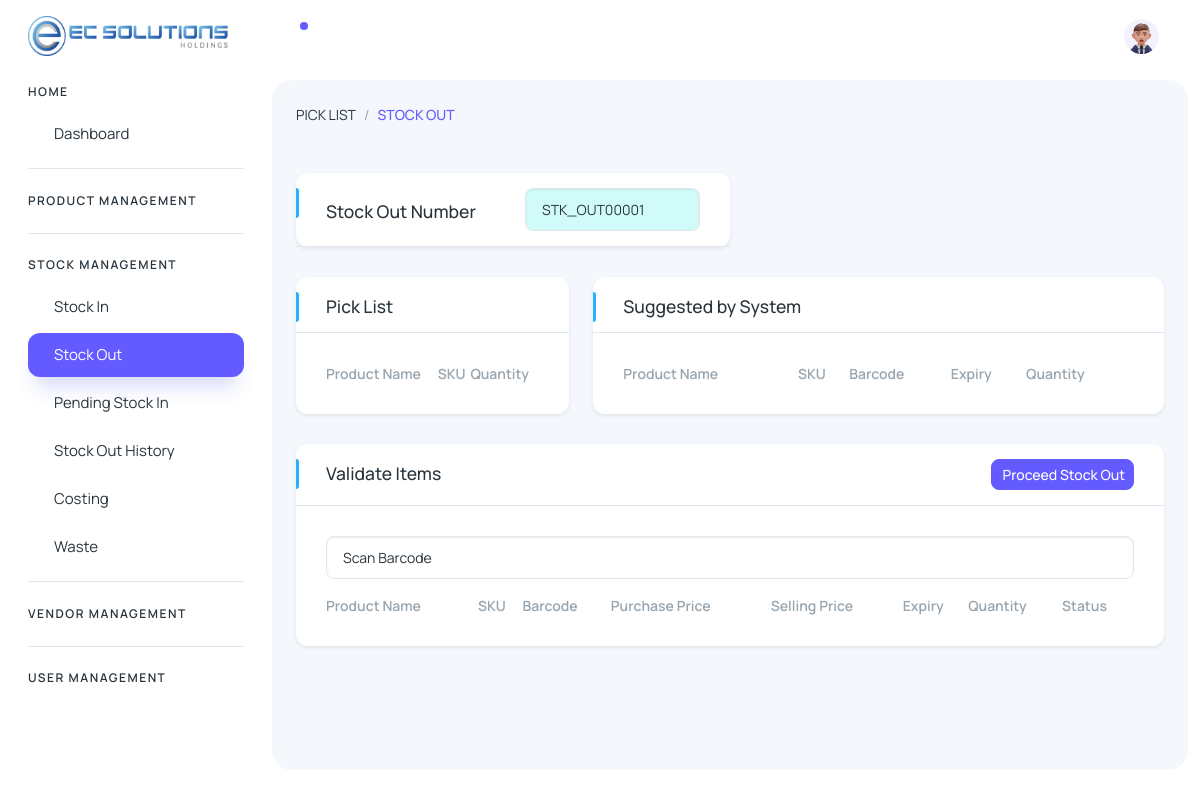
/index.php?route=validate-stockout (signed in), run on an earlier commit of the app's database.
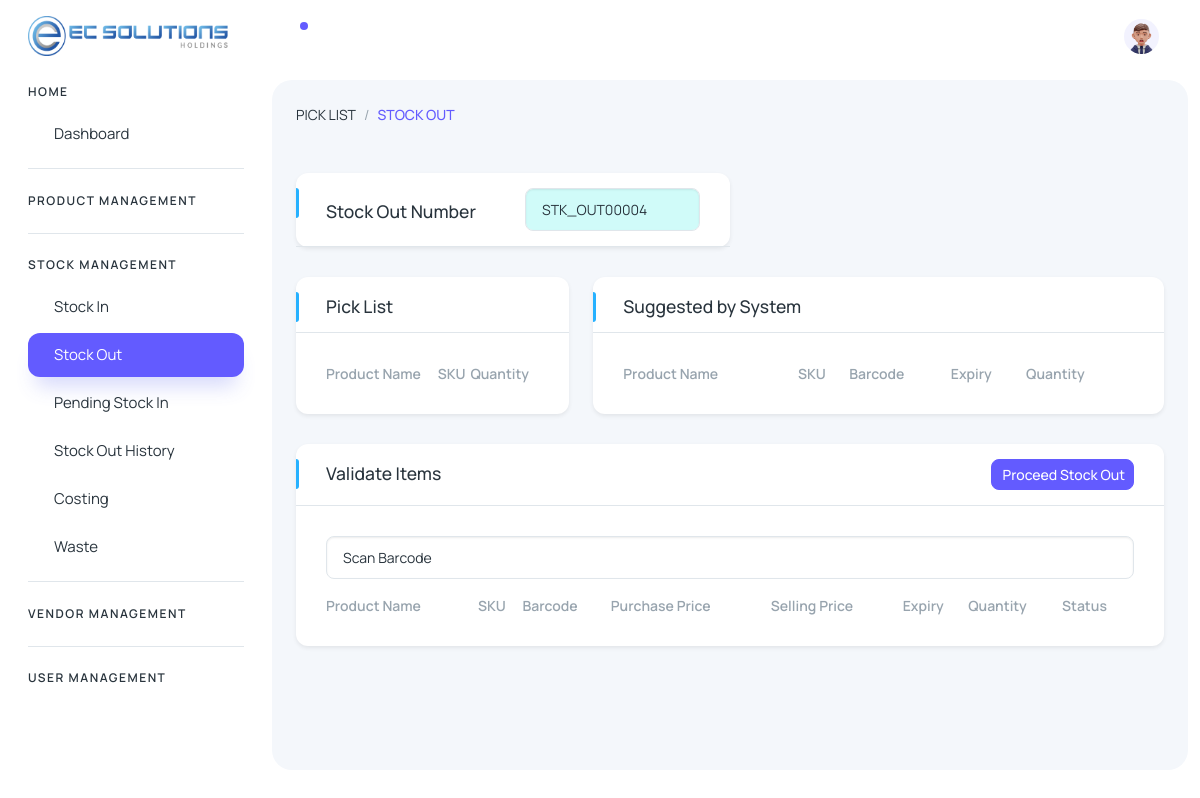
And on a later commit of the database.
### tables this page shows
CREATE TABLE `stockout_history` (
  `id` int(11) NOT NULL,
  `series_number` varchar(255) DEFAULT NULL,
  `date` timestamp NULL DEFAULT current_timestamp(),
  `isAdded` tinyint(4) DEFAULT NULL
);

### index.php (called while the page is built)
<?php
  require_once 'config.php';
  require_once 'admin/process/function.php';
  include("header.php");
?>
<?php
 include("route.php");
?>
<?php
 include("footer.php");
?>

### admin/process/function.php (called while the page is built, shortened)
<?php
    function userHasPermission ($pdo, $userId, $permissionName){
        try {
        $sql = "SELECT
        a.permission_name
        FROM permissions a
        JOIN role_permissions b ON b.permission_id = a.id
        JOIN roles c ON c.id = b.role_id
        JOIN users d ON d.role_id = c.id
        WHERE d.id = :user_id AND a.permission_name = :permission_name";
        $stmt = $pdo->prepare($sql);
        $stmt->execute(['user_id'=> $userId, 'permission_name'=>$permissionName]);
        return $stmt->fetch() !==false;
        }catch(PDOException $e){
            echo "Error: " . $e->getMessage();
            return array();
        }
    }
    function getStockOutNumber($pdo) {
        try {
            $query = "SELECT series_number FROM stockout_history ORDER BY series_number DESC LIMIT 1";
            $stmt = $pdo->prepare($query);
            $stmt->execute();
            if ($stmt->rowCount() > 0) {
                $last_series_number = $stmt->fetchColumn();
                $numeric_part = intval(substr($last_series_number, 7)) + 1;
                $new_series_number = 'STK_OUT' . str_pad($numeric_part, 5, '0', STR_PAD_LEFT);
            } else {
                $new_series_number = 'STK_OUT00001';
            }
            return $new_series_number;
        } catch(PDOException $e) {
            echo "Error: " . $e->getMessage();
            return null;
        }
    }
?>

### admin/views/stock-management/validate_stockout.php (the view, shortened to what this page needs)
<?php
$last_series_number = getStockOutNumber($pdo);
?>
<?php if(userHasPermission($pdo, $_SESSION["user_id"], 'manage_stockout')){?>
<div class="body-wrapper-inner">
<div class="container-fluid" style="max-width: 100% !important;">
    <div class="col-lg-6">
        <div class="d-flex">
          <div class="d-flex justify-content-center align-items-center">
            <a href="index.php?route=stock-out" class="text-uppercase">Pick List</iconify-icon></a>
          </div>
          <div class="d-flex justify-content-center align-items-center px-2">
            /
          </div>
          <div class="d-flex justify-content-center align-items-center">
            <a href="index.php?route=validate-stockout" class="text-uppercase text-primary fw-bold">Stock Out</a>
          </div>
        </div>
    </div>
  </div>
  <div class="container-fluid" style="max-width: 100% !important;">
    <div class="card shadow-sm w-50">
          <div class="card-header bg-transparent border-bottom">
            <div class="row align-items-center">
              <div class="col">
                <h5 class="mt-1 mb-0">Stock Out Number</h5>
              </div>
              <div class="col">
                <input type="text" class="form-control bg-secondary-subtle" id="stockOutNumber" value="<?php echo $last_series_number;?>" readonly>
              </div>
            </div>
          </div>
    </div>
    <div class="row">
    <div class="col-lg-4">
        <div class="card shadow-sm">
        <div class="card-header bg-transparent border-bottom">
            <div class="row">
            <div class="col">
                <h5 class="mt-1 mb-0">Pick List</h5>
            </div>
            </div>
        </div>
        <div class="card-body">
                <table id="picklistTable" class="display" style="width:100%">
                    <thead>
                        <tr>
                            <th>Product Name</th>
                            <th>SKU</th>
                            <th>Quantity</th>
                        </tr>
                    </thead>
                </table>
        </div>
        </div>
    </div>
    <div class="col-lg-8">
        <div class="card shadow-sm">
        <div class="card-header bg-transparent border-bottom">
            <div class="row">
            <div class="col">
                <h5 class="mt-1 mb-0">Suggested by System</h5>
            </div>
            </div>
        </div>
        <div class="card-body">
            <table id="suggestedItemsTable" class="display" style="width:100%">
                <thead>
                    <tr>
                        <th>Product Name</th>
                        <th>SKU</th>
                        <th>Barcode</th>
                        <th>Expiry</th>
                        <th>Quantity</th>
                    </tr>
                </thead>
            </table>
        </div>
        </div>
    </div>
    <div class="col-lg-12">
        <div class="card shadow-sm">
            <div class="card-header bg-transparent border-bottom">
                <div class="row">
                <div class="col">
                    <h5 class="mt-1 mb-0">Validate Items</h5>
                </div>
                <div class="col">
                    <button class="btn btn-primary btn-sm float-end fs-3" id="proceedStockOut"><iconify-icon icon="healthicons:stock-out" width="20" height="20"></iconify-icon>&nbsp;Proceed Stock Out</button>
                </div>
                </div>
            </div>
            <div class="card-body">
                <input type="text" id="barcodeInput" placeholder="Scan Barcode" class="form-control mb-3">
                <table id="validateItemTable" class="display" style="width:100%">
                    <thead>
                        <tr>
                            <th>Product Name</th>
                            <th>SKU</th>
                            <th>Barcode</th>
                            <th>Purchase Price</th>
                            <th>Selling Price</th>
                            <th>Expiry</th>
                            <th>Quantity</th>
                            <th>Status</th>
                        </tr>
                    </thead>
                </table>
            </div>
        </div>
    </div>
    </div>
  </div>
</div>
<?php }?>

### header.php (shortened to what this page needs)
<?php
$route = $_GET['route'] ?? 'home';
?>
<!doctype html>
<html lang="en">
<head>
  <link rel="stylesheet" href="assets/css/styles.min.css" />
  <link rel="stylesheet" href="assets/css/table.css">
  <link rel="stylesheet" href="assets/css/all.min.css">
  <link href="assets/js/datatables.min.css" rel="stylesheet">
    <link rel="stylesheet" href="assets/libs/bootstrap-select/dist/css/bootstrap-select.min.css">
  <link rel="stylesheet" href="assets/libs/toastr/css/toastr.min.css">
</head>
<body>
  <div class="page-wrapper" id="main-wrapper" data-layout="vertical" data-navbarbg="skin6" data-sidebartype="full"
    data-sidebar-position="fixed" data-header-position="fixed">
    <aside class="left-sidebar">
      <div>
        <div class="brand-logo d-flex align-items-center justify-content-between">
          <a href="./index.html" class="text-nowrap logo-img">
            <img src="assets/images/logos/ecsolution_logo.png" height="40" width="200" alt="" />
          </a>
        </div>
        <nav class="sidebar-nav scroll-sidebar" data-simplebar="">
          <ul id="sidebarnav">
            <?php if(userHasPermission($pdo, $_SESSION["user_id"], 'manage_dashboard')){?>
            <li class="nav-small-cap">
              <span class="hide-menu">Home</span>
            </li>
            <li class="sidebar-item">
              <a class="sidebar-link" href="index.php?route=dashboard" aria-expanded="false">
                <span class="hide-menu">Dashboard</span>
              </a>
            </li>
            <?php } ?>
            <?php if(userHasPermission($pdo, $_SESSION["user_id"], 'manage_product') || userHasPermission($pdo, $_SESSION["user_id"], 'manage_category') || userHasPermission($pdo, $_SESSION["user_id"], 'manage_brand') || userHasPermission($pdo, $_SESSION["user_id"], 'manage_units')||userHasPermission($pdo, $_SESSION["user_id"], 'manage_tax')){?>
            <li class="nav-small-cap" data-bs-toggle="collapse" data-bs-target="#collapseProduct" aria-expanded="<?php echo ($route == 'product-management') ? 'true' : 'false'; ?>" aria-controls="collapseProduct">
              <span class="hide-menu text-uppercase">product management</span>
            </li>
            <?php } ?>
            <?php if(userHasPermission($pdo, $_SESSION["user_id"], 'manage_stockin') || userHasPermission($pdo, $_SESSION["user_id"], 'manage_stockout') || userHasPermission($pdo, $_SESSION["user_id"], 'manage_pending_stockin') || userHasPermission($pdo, $_SESSION["user_id"], 'manage_stockout_history')||userHasPermission($pdo, $_SESSION["user_id"], 'manage_costing')||userHasPermission($pdo, $_SESSION["user_id"], 'manage_waste')){?>
            <li class="nav-small-cap" data-bs-toggle="collapse" data-bs-target="#collapseStock" aria-expanded="false" aria-controls="collapseStock">
              <span class="hide-menu text-uppercase">stock management</span>
            </li>
            <div class="collapse <?php echo ($route == 'stock-in' || $route == 'stock-out' || $route == 'pending-stockin' || $route == 'pending-stockout' || $route == 'validate-stockout' || $route == 'costing' || $route == 'waste') ? 'show' : ''; ?>" id="collapseStock">
            <?php if(userHasPermission($pdo, $_SESSION["user_id"], 'manage_stockin')){?>
            <li class="sidebar-item">
              <a class="sidebar-link" href="index.php?route=stock-in" aria-expanded="false">
                <span class="hide-menu">Stock In</span>
              </a>
            </li>
            <?php } ?>
            <?php if(userHasPermission($pdo, $_SESSION["user_id"], 'manage_stockout')){?>
            <li class="sidebar-item">
              <a class="sidebar-link <?php echo ($route == 'validate-stockout') ? 'active' : ''; ?>" href="index.php?route=stock-out" aria-expanded="false">
                <span class="hide-menu">Stock Out</span>
              </a>
            </li>
            <?php } ?>
            <?php if(userHasPermission($pdo, $_SESSION["user_id"], 'manage_pending_stockin')){?>
            <li class="sidebar-item">
              <a class="sidebar-link" href="index.php?route=pending-stockin" aria-expanded="false">
                <span class="hide-menu">Pending Stock In</span>
              </a>
            </li>
            <?php } ?>
            <?php if(userHasPermission($pdo, $_SESSION["user_id"], 'manage_stockout_history')){?>
            <li class="sidebar-item">
              <a class="sidebar-link" href="index.php?route=pending-stockout" aria-expanded="false">
                <span class="hide-menu">Stock Out History</span>
              </a>
            </li>
            <?php } ?>
            <?php if(userHasPermission($pdo, $_SESSION["user_id"], 'manage_costing')){?>
            <li class="sidebar-item">
              <a class="sidebar-link" href="index.php?route=costing" aria-expanded="false">
                <span class="hide-menu">Costing</span>
              </a>
            </li>
            <?php } ?>
            <?php if(userHasPermission($pdo, $_SESSION["user_id"], 'manage_waste')){?>
            <li class="sidebar-item">
              <a class="sidebar-link" href="index.php?route=waste" aria-expanded="false">
                <span class="hide-menu">Waste</span>
              </a>
            </li>
            <?php } ?>
            </div>
            <?php } ?>
            <li class="nav-small-cap" data-bs-toggle="collapse" data-bs-target="#collapseUser" aria-expanded="<?php echo ($route == 'product-management') ? 'true' : 'false'; ?>" aria-controls="collapseUser">
              <span class="hide-menu text-uppercase">Vendor Management</span>
            </li>
            <?php if(userHasPermission($pdo, $_SESSION["user_id"], 'manage_user') || userHasPermission($pdo, $_SESSION["user_id"], 'manage_role')){?>
            <li class="nav-small-cap" data-bs-toggle="collapse" data-bs-target="#collapseUser" aria-expanded="<?php echo ($route == 'product-management') ? 'true' : 'false'; ?>" aria-controls="collapseUser">
              <span class="hide-menu text-uppercase">user management</span>
            </li>
            <?php } ?>
          </ul>
        </nav>
      </div>
    </aside>
    <div class="body-wrapper">
      <header class="app-header">
        <nav class="navbar navbar-expand-lg navbar-light">
          <ul class="navbar-nav">
            <li class="nav-item">
              <a class="nav-link " href="javascript:void(0)">
                <div class="notification bg-primary rounded-circle"></div>
              </a>
            </li>
          </ul>
          <div class="navbar-collapse justify-content-end px-0" id="navbarNav">
            <ul class="navbar-nav flex-row ms-auto align-items-center justify-content-end">
              <li class="nav-item dropdown">
                <a class="nav-link " href="javascript:void(0)" id="drop2" data-bs-toggle="dropdown"
                  aria-expanded="false">
                  <img src="assets/images/profile/user-1.jpg" alt="" width="35" height="35" class="rounded-circle">
                </a>
              </li>
            </ul>
          </div>
        </nav>
      </header>

### route.php (shortened to what this page needs)
<?php
$route = $_GET['route'] ?? 'dashboard';
switch ($route){
    case "validate-stockout":
        require 'admin/views/stock-management/validate_stockout.php';
        break;
}
?>

### footer.php
    </div>
</div>
</body>
</html>

### assets/css/table.css (style rules this page uses)
.card .card-header:not(.border-0) h5:after { content: ""; height: 30px; width: 3px; background: #26B1FF; position: absolute; left: 0px; top: 15px; border-radius: 0 3px 3px 0; }

### header.php (style rules this page uses)
.nav-small-cap { cursor: pointer; }

What changed in the data, as far as the page shows it:
added stockout_history: series_number "STK_OUT00004"
Also different on the page:
form field value: "STK_OUT00001" → (not shown)
